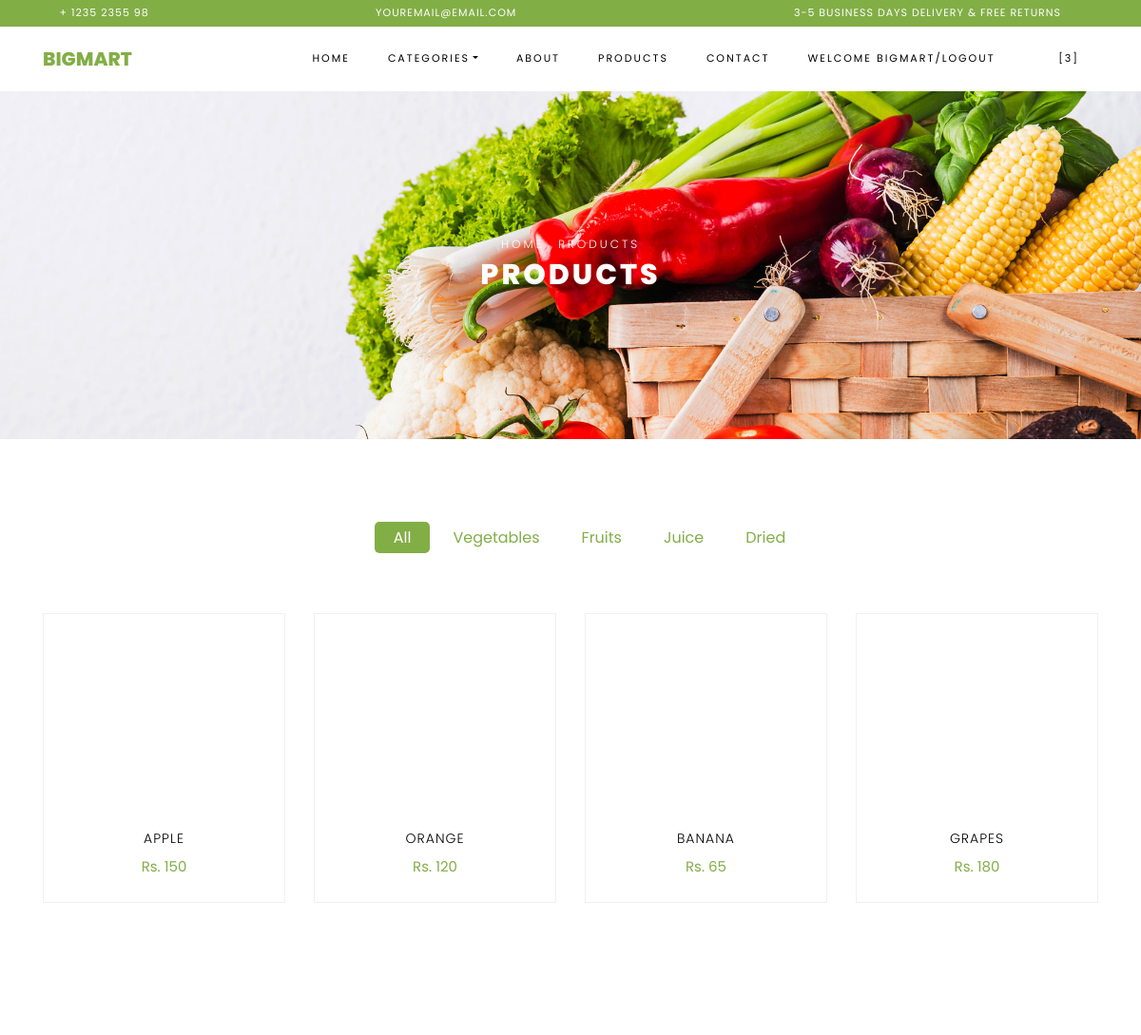
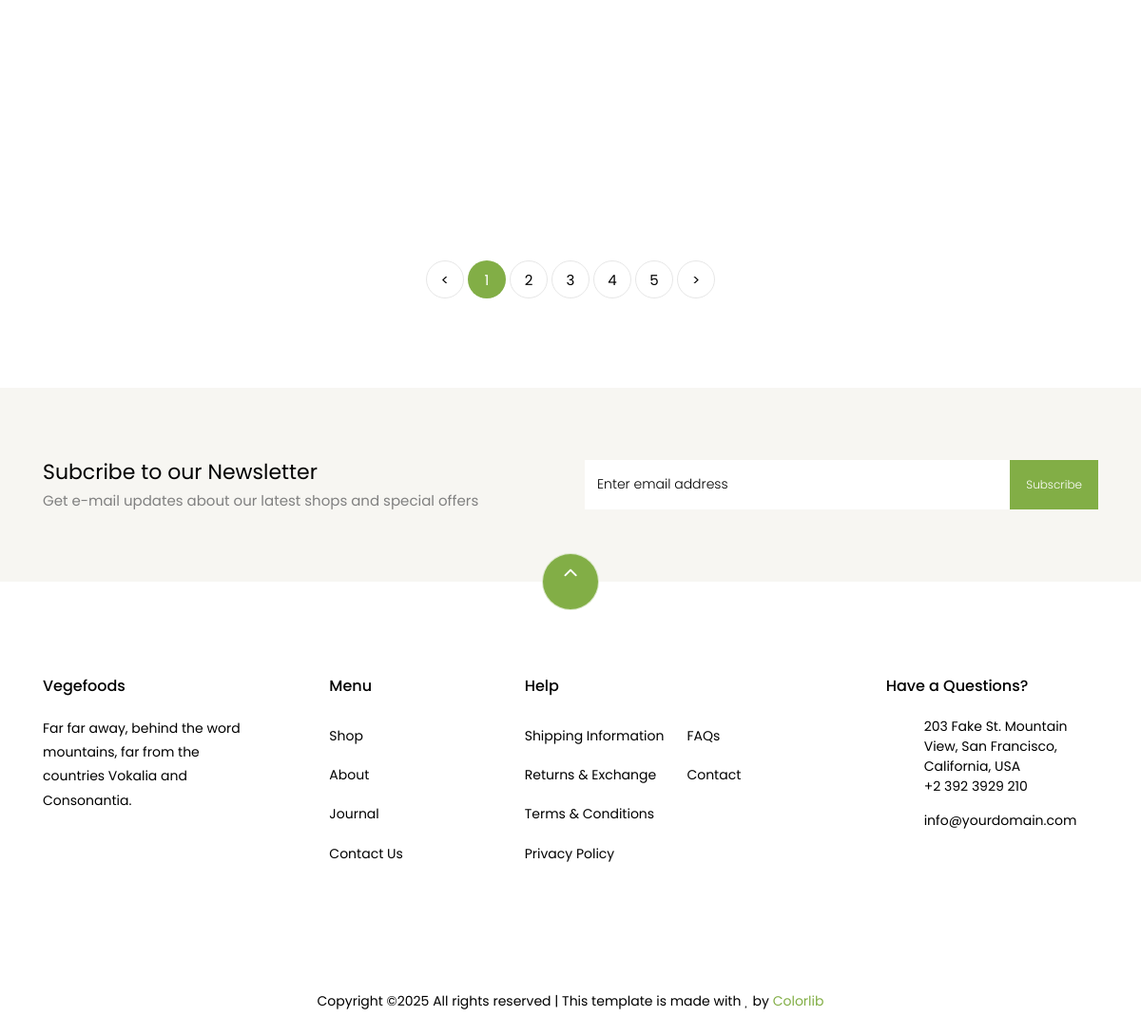
/filtered_product/Fruits/ (signed in), run on the app's committed database (2 pictures, top to bottom).
### AdminApp/models.py (models this page shows)
class productdb(models.Model):
    Category_name=models.CharField(max_length=100,null=True,blank=True)
    Product_name=models.CharField(max_length=100,null=True,blank=True)
    Price=models.IntegerField(null=True,blank=True)
    Description=models.CharField(max_length=100,null=True,blank=True)
    Quantity=models.IntegerField(null=True,blank=True)
    Image=models.ImageField(upload_to="Product Images", null=True,blank=True)

### WebApp/views.py (the view)
# urls.py: path("filtered_product/<cat_name>/", views.filtered_product, name="filtered_product"),
def filtered_product(request,cat_name):
    categories = categorydb.objects.all()
    products = productdb.objects.all()
    cat_data = CartDb.objects.filter(Username=request.session['Username'])
    cat = cat_data.count()
    pro=productdb.objects.filter(Category_name=cat_name)
    return render(request,"FilteredProduct.html",{'products':products,'categories':categories,'pro':pro,'cat':cat})

### WebApp/templates/FilteredProduct.html (shortened to what this page needs)
<!DOCTYPE html>
{% load static %}
<html lang="en">
    <head>
    <link rel="stylesheet" href="{% static 'adminstyle/css/open-iconic-bootstrap.min.css' %}">
    <link rel="stylesheet" href="{% static 'adminstyle/css/animate.css' %}">
    <link rel="stylesheet" href="{% static 'adminstyle/css/owl.carousel.min.css' %}">
    <link rel="stylesheet" href="{% static 'adminstyle/css/owl.theme.default.min.css' %}">
    <link rel="stylesheet" href="{% static 'adminstyle/css/magnific-popup.css' %}">
    <link rel="stylesheet" href="{% static 'adminstyle/css/aos.css' %}">
    <link rel="stylesheet" href="{% static 'adminstyle/css/ionicons.min.css' %}">
    <link rel="stylesheet" href="{% static 'adminstyle/css/bootstrap-datepicker.css' %}">
    <link rel="stylesheet" href="{% static 'adminstyle/css/jquery.timepicker.css' %}">
    <link rel="stylesheet" href="{% static 'adminstyle/css/flaticon.css' %}">
    <link rel="stylesheet" href="{% static 'adminstyle/css/icomoon.css' %}">
    <link rel="stylesheet" href="{% static 'adminstyle/css/style.css' %}">
  </head>
  <body class="goto-here">
<div class="py-1 bg-primary">
    	<div class="container">
    		<div class="row no-gutters d-flex align-items-start align-items-center px-md-0">
	    		<div class="col-lg-12 d-block">
		    		<div class="row d-flex">
		    			<div class="col-md pr-4 d-flex topper align-items-center">
					    	<div class="icon mr-2 d-flex justify-content-center align-items-center"><span class="icon-phone2"></span></div>
						    <span class="text">+ 1235 2355 98</span>
					    </div>
					    <div class="col-md pr-4 d-flex topper align-items-center">
					    	<div class="icon mr-2 d-flex justify-content-center align-items-center"><span class="icon-paper-plane"></span></div>
						    <span class="text">youremail@email.com</span>
					    </div>
					    <div class="col-md-5 pr-4 d-flex topper align-items-center text-lg-right">
						    <span class="text">3-5 Business days delivery &amp; Free Returns</span>
					    </div>
				    </div>
			    </div>
		    </div>
		  </div>
    </div>
        <nav class="navbar navbar-expand-lg navbar-dark ftco_navbar bg-dark ftco-navbar-light" id="ftco-navbar">
	    <div class="container">
	      <a class="navbar-brand" href="{% static 'adminstyle/index.html' %}">BIGMART</a>
	      <div class="collapse navbar-collapse" id="ftco-nav">
	        <ul class="navbar-nav ml-auto">
	          <li class="nav-item active"><a href="{% url 'homePage' %}" class="nav-link">Home</a></li>
	          <li class="nav-item dropdown">
              <a class="nav-link dropdown-toggle" href="#" id="dropdown04" data-toggle="dropdown" aria-haspopup="true" aria-expanded="false">CATEGORIES</a>
            </li>
	          <li class="nav-item"><a href="{% url 'aboutpage' %}" class="nav-link">About</a></li>
	          <li class="nav-item"><a href="{%url 'productpage' %}" class="nav-link">PRODUCTS</a></li>
	          <li class="nav-item"><a href="{% url 'contactpage' %}" class="nav-link">Contact</a></li>
                {% if request.session.Username %}
	          <li class="nav-item"><a href="{% url 'delete_user' %}" class="nav-link">Welcome {{request.session.Username}}/Logout</a></li>
                {% else %}
	          <li class="nav-item"><a href="{% url 'delete_user' %}" class="nav-link">Register/Login</a></li>
                {% endif %}
	          <li ><a href="{% url 'cart' %}" class="nav-link"></a></li>
                <li class="nav-item cta cta-colored">
    <a href="{% url 'cart' %}" class="nav-link">
        <span class="icon-shopping_cart"></span>[{{cat}}]
    </a>
</li>
	        </ul>
	      </div>
	    </div>
	  </nav>
    <div class="hero-wrap hero-bread" style="background-image: url({% static 'adminstyle/images/bg_1.jpg' %});">
      <div class="container">
        <div class="row no-gutters slider-text align-items-center justify-content-center">
          <div class="col-md-9 ftco-animate text-center">
          	<p class="breadcrumbs"><span class="mr-2"><a href="index.html">Home</a></span> <span>Products</span></p>
            <h1 class="mb-0 bread">Products</h1>
          </div>
        </div>
      </div>
    </div>
    <section class="ftco-section">
    	<div class="container">
    		<div class="row justify-content-center">
    			<div class="col-md-10 mb-5 text-center">
    				<ul class="product-category">
    					<li><a href="#" class="active">All</a></li>
    					<li><a href="#">Vegetables</a></li>
    					<li><a href="#">Fruits</a></li>
    					<li><a href="#">Juice</a></li>
    					<li><a href="#">Dried</a></li>
    				</ul>
    			</div>
    		</div>
    		<div class="row">
					{% for d in pro %}
    			<div class="col-md-6 col-lg-3 ftco-animate">
    				<div class="product">
    					<a href="{% url 'single_product' pro_id=d.id %}" class="img-prod"><img  height="210px" src="{{d.Image.url}}" alt="Colorlib Template">
    					</a>
    					<div class="text py-3 pb-4 px-3 text-center">
    						<h3><a href="#">{{d.Product_name}}</a></h3>
    						<div class="d-flex">
    							<div class="pricing">
		    						<p class="price"><span class="price-sale">Rs. {{d.Price}}</span></p>
		    					</div>
	    					</div>
    					</div>
    				</div>
    			</div>
					{% endfor %}
    		</div>
    		<div class="row mt-5">
          <div class="col text-center">
            <div class="block-27">
              <ul>
                <li><a href="#">&lt;</a></li>
                <li class="active"><span>1</span></li>
                <li><a href="#">2</a></li>
                <li><a href="#">3</a></li>
                <li><a href="#">4</a></li>
                <li><a href="#">5</a></li>
                <li><a href="#">&gt;</a></li>
              </ul>
            </div>
          </div>
        </div>
    	</div>
    </section>
		<section class="ftco-section ftco-no-pt ftco-no-pb py-5 bg-light">
      <div class="container py-4">
        <div class="row d-flex justify-content-center py-5">
          <div class="col-md-6">
          	<h2 style="font-size: 22px;" class="mb-0">Subcribe to our Newsletter</h2>
          	<span>Get e-mail updates about our latest shops and special offers</span>
          </div>
          <div class="col-md-6 d-flex align-items-center">
            <form action="#" class="subscribe-form">
              <div class="form-group d-flex">
                <input type="text" class="form-control" placeholder="Enter email address">
                <input type="submit" value="Subscribe" class="submit px-3">
              </div>
            </form>
          </div>
        </div>
      </div>
    </section>
    <footer class="ftco-footer ftco-section">
      <div class="container">
      	<div class="row">
      		<div class="mouse">
						<a href="#" class="mouse-icon">
							<div class="mouse-wheel"><span class="ion-ios-arrow-up"></span></div>
						</a>
					</div>
      	</div>
        <div class="row mb-5">
          <div class="col-md">
            <div class="ftco-footer-widget mb-4">
              <h2 class="ftco-heading-2">Vegefoods</h2>
              <p>Far far away, behind the word mountains, far from the countries Vokalia and Consonantia.</p>
              <ul class="ftco-footer-social list-unstyled float-md-left float-lft mt-5">
              </ul>
            </div>
          </div>
          <div class="col-md">
            <div class="ftco-footer-widget mb-4 ml-md-5">
              <h2 class="ftco-heading-2">Menu</h2>
              <ul class="list-unstyled">
                <li><a href="#" class="py-2 d-block">Shop</a></li>
                <li><a href="#" class="py-2 d-block">About</a></li>
                <li><a href="#" class="py-2 d-block">Journal</a></li>
                <li><a href="#" class="py-2 d-block">Contact Us</a></li>
              </ul>
            </div>
          </div>
          <div class="col-md-4">
             <div class="ftco-footer-widget mb-4">
              <h2 class="ftco-heading-2">Help</h2>
              <div class="d-flex">
	              <ul class="list-unstyled mr-l-5 pr-l-3 mr-4">
	                <li><a href="#" class="py-2 d-block">Shipping Information</a></li>
	                <li><a href="#" class="py-2 d-block">Returns &amp; Exchange</a></li>
	                <li><a href="#" class="py-2 d-block">Terms &amp; Conditions</a></li>
	                <li><a href="#" class="py-2 d-block">Privacy Policy</a></li>
	              </ul>
	              <ul class="list-unstyled">
	                <li><a href="#" class="py-2 d-block">FAQs</a></li>
	                <li><a href="#" class="py-2 d-block">Contact</a></li>
	              </ul>
	            </div>
            </div>
          </div>
          <div class="col-md">
            <div class="ftco-footer-widget mb-4">
            	<h2 class="ftco-heading-2">Have a Questions?</h2>
            	<div class="block-23 mb-3">
	              <ul>
	                <li><span class="icon icon-map-marker"></span><span class="text">203 Fake St. Mountain View, San Francisco, California, USA</span></li>
	                <li><a href="#"><span class="icon icon-phone"></span><span class="text">+2 392 3929 210</span></a></li>
	                <li><a href="#"><span class="icon icon-envelope"></span><span class="text">info@yourdomain.com</span></a></li>
	              </ul>
	            </div>
            </div>
          </div>
        </div>
        <div class="row">
          <div class="col-md-12 text-center">
            <p>
						  Copyright &copy;<script>document.write(new Date().getFullYear());</script> All rights reserved | This template is made with <i class="icon-heart color-danger" aria-hidden="true"></i> by <a href="https://colorlib.com" target="_blank">Colorlib</a>
						</p>
          </div>
        </div>
      </div>
    </footer>
  </body>
</html>

### WebApp/static/adminstyle/css/icomoon.css (style rules this page uses)
[class^="icon-"], [class*=" icon-"] { font-family: 'icomoon' !important; speak: none; font-style: normal; font-weight: normal; font-variant: normal; text-transform: none; line-height: 1; -webkit-font-smoothing: antialiased; -moz-osx-font-smoothing: grayscale; }
.icon-heart:before { content: "\f004"; }
.icon-map-marker:before { content: "\f041"; }
.icon-phone:before { content: "\f095"; }
.icon-envelope:before { content: "\f0e0"; }
.icon-paper-plane:before { content: "\f1d8"; }
.icon-phone2:before { content: "\e0cd"; }
.icon-shopping_cart:before { content: "\e8cc"; }

### data on the page
productdb: Product_name "APPLE", Price "150"
productdb: Product_name "ORANGE", Price "120"
productdb: Product_name "BANANA", Price "65"
productdb: Product_name "GRAPES", Price "180"

### other printed values
{{ request.session.Username }} "BIGMART"
{{ cat }} "3"
